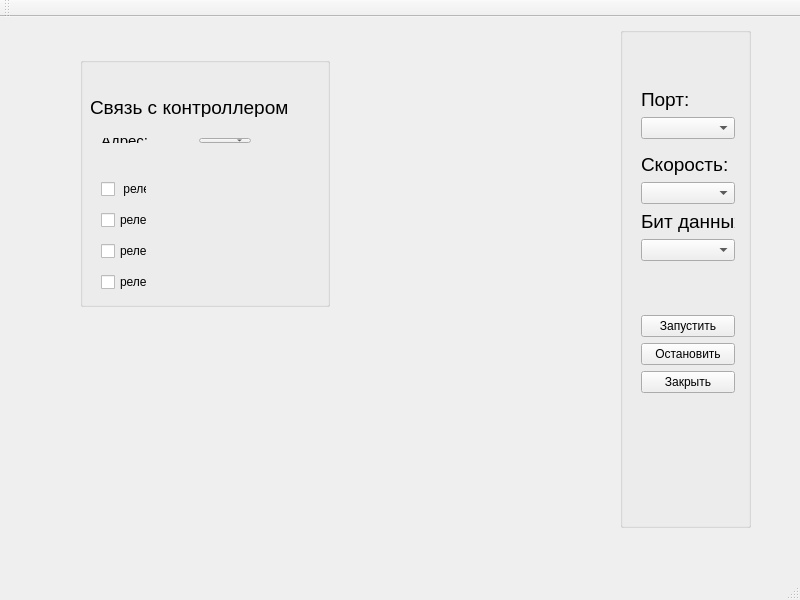
<?xml version="1.0" encoding="UTF-8"?>
<ui version="4.0">
 <class>MainWindow</class>
 <widget class="QMainWindow" name="MainWindow">
  <property name="geometry">
   <rect>
    <x>0</x>
    <y>0</y>
    <width>800</width>
    <height>600</height>
   </rect>
  </property>
  <property name="windowTitle">
   <string>MainWindow</string>
  </property>
  <widget class="QWidget" name="centralWidget">
   <widget class="QGroupBox" name="groupBox">
    <property name="geometry">
     <rect>
      <x>620</x>
      <y>10</y>
      <width>131</width>
      <height>501</height>
     </rect>
    </property>
    <property name="title">
     <string/>
    </property>
    <widget class="QWidget" name="">
     <property name="geometry">
      <rect>
       <x>10</x>
       <y>50</y>
       <width>116</width>
       <height>327</height>
      </rect>
     </property>
     <layout class="QVBoxLayout" name="verticalLayout_2">
      <item>
       <widget class="QLabel" name="lbl_port">
        <property name="font">
         <font>
          <pointsize>14</pointsize>
         </font>
        </property>
        <property name="text">
         <string>Порт:</string>
        </property>
       </widget>
      </item>
      <item>
       <widget class="QComboBox" name="comboBox_port"/>
      </item>
      <item>
       <spacer name="verticalSpacer_2">
        <property name="orientation">
         <enum>Qt::Vertical</enum>
        </property>
        <property name="sizeHint" stdset="0">
         <size>
          <width>20</width>
          <height>40</height>
         </size>
        </property>
       </spacer>
      </item>
      <item>
       <widget class="QLabel" name="lbl_speed">
        <property name="font">
         <font>
          <pointsize>14</pointsize>
         </font>
        </property>
        <property name="text">
         <string>Скорость:</string>
        </property>
       </widget>
      </item>
      <item>
       <widget class="QComboBox" name="comboBox_speed"/>
      </item>
      <item>
       <widget class="QLabel" name="lbl_bit_data">
        <property name="font">
         <font>
          <pointsize>14</pointsize>
         </font>
        </property>
        <property name="text">
         <string>Бит данных:</string>
        </property>
       </widget>
      </item>
      <item>
       <widget class="QComboBox" name="comboBox_bit_data"/>
      </item>
      <item>
       <spacer name="verticalSpacer">
        <property name="orientation">
         <enum>Qt::Vertical</enum>
        </property>
        <property name="sizeType">
         <enum>QSizePolicy::Expanding</enum>
        </property>
        <property name="sizeHint" stdset="0">
         <size>
          <width>20</width>
          <height>80</height>
         </size>
        </property>
       </spacer>
      </item>
      <item>
       <widget class="QPushButton" name="btn_start">
        <property name="text">
         <string>Запустить</string>
        </property>
       </widget>
      </item>
      <item>
       <widget class="QPushButton" name="btn_stop">
        <property name="text">
         <string>Остановить</string>
        </property>
       </widget>
      </item>
      <item>
       <widget class="QPushButton" name="btn_close">
        <property name="text">
         <string>Закрыть</string>
        </property>
       </widget>
      </item>
     </layout>
    </widget>
   </widget>
   <widget class="QGroupBox" name="groupBox_connect_controller">
    <property name="geometry">
     <rect>
      <x>80</x>
      <y>40</y>
      <width>250</width>
      <height>250</height>
     </rect>
    </property>
    <property name="title">
     <string/>
    </property>
    <widget class="QLabel" name="lbl_connect_controller">
     <property name="geometry">
      <rect>
       <x>10</x>
       <y>40</y>
       <width>211</width>
       <height>20</height>
      </rect>
     </property>
     <property name="font">
      <font>
       <pointsize>14</pointsize>
      </font>
     </property>
     <property name="text">
      <string>Связь с контроллером</string>
     </property>
    </widget>
    <widget class="QWidget" name="">
     <property name="geometry">
      <rect>
       <x>10</x>
       <y>110</y>
       <width>68</width>
       <height>139</height>
      </rect>
     </property>
     <layout class="QVBoxLayout" name="verticalLayout_3">
      <property name="spacing">
       <number>10</number>
      </property>
      <item>
       <widget class="QCheckBox" name="checkBox_relay_1">
        <property name="text">
         <string> реле 1</string>
        </property>
       </widget>
      </item>
      <item>
       <widget class="QCheckBox" name="checkBox_relay_2">
        <property name="text">
         <string>реле 2</string>
        </property>
       </widget>
      </item>
      <item>
       <widget class="QCheckBox" name="checkBox_relay_3">
        <property name="text">
         <string>реле 3</string>
        </property>
       </widget>
      </item>
      <item>
       <widget class="QCheckBox" name="checkBox_relay_4">
        <property name="text">
         <string>реле 4</string>
        </property>
       </widget>
      </item>
     </layout>
    </widget>
    <widget class="QWidget" name="">
     <property name="geometry">
      <rect>
       <x>10</x>
       <y>70</y>
       <width>172</width>
       <height>27</height>
      </rect>
     </property>
     <layout class="QHBoxLayout" name="horizontalLayout">
      <property name="spacing">
       <number>50</number>
      </property>
      <item>
       <widget class="QLabel" name="lbl_addres">
        <property name="font">
         <font>
          <pointsize>11</pointsize>
         </font>
        </property>
        <property name="text">
         <string>Адрес:</string>
        </property>
       </widget>
      </item>
      <item>
       <widget class="QComboBox" name="comboBox_addres"/>
      </item>
     </layout>
    </widget>
   </widget>
  </widget>
  <widget class="QMenuBar" name="menuBar">
   <property name="geometry">
    <rect>
     <x>0</x>
     <y>0</y>
     <width>800</width>
     <height>22</height>
    </rect>
   </property>
  </widget>
  <widget class="QToolBar" name="mainToolBar">
   <attribute name="toolBarArea">
    <enum>TopToolBarArea</enum>
   </attribute>
   <attribute name="toolBarBreak">
    <bool>false</bool>
   </attribute>
  </widget>
  <widget class="QStatusBar" name="statusBar"/>
 </widget>
 <layoutdefault spacing="6" margin="11"/>
 <resources/>
 <connections/>
</ui>
